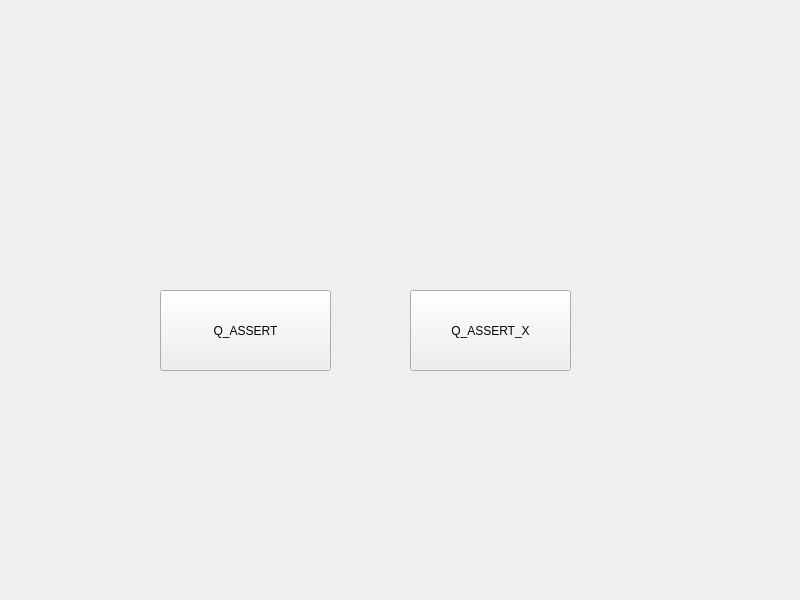
<?xml version="1.0" encoding="UTF-8"?>
<ui version="4.0">
 <class>MainWindow</class>
 <widget class="QWidget" name="MainWindow">
  <property name="geometry">
   <rect>
    <x>0</x>
    <y>0</y>
    <width>800</width>
    <height>600</height>
   </rect>
  </property>
  <property name="windowTitle">
   <string>MainWindow</string>
  </property>
  <widget class="QPushButton" name="pushButton">
   <property name="geometry">
    <rect>
     <x>160</x>
     <y>290</y>
     <width>171</width>
     <height>81</height>
    </rect>
   </property>
   <property name="text">
    <string>Q_ASSERT</string>
   </property>
  </widget>
  <widget class="QPushButton" name="pushButton_2">
   <property name="geometry">
    <rect>
     <x>410</x>
     <y>290</y>
     <width>161</width>
     <height>81</height>
    </rect>
   </property>
   <property name="text">
    <string>Q_ASSERT_X</string>
   </property>
  </widget>
 </widget>
 <resources/>
 <connections/>
</ui>
